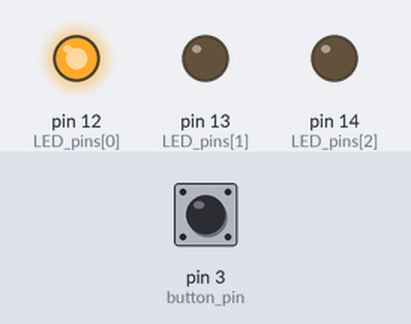
A sketch run on a simulated Arduino Uno, built for the host (arithmetic inside an expression is 32-bit, double 64-bit). Shown: output pins drawn as LEDs (lit = HIGH). The test bench sets the inputs (shaded band); at power-on: pin 3 (button_pin) LOW.

Above: at 9.4 s.
9.5 s: pin 3 (button_pin) pulled HIGH for 3.2 s
At 10.7 s:
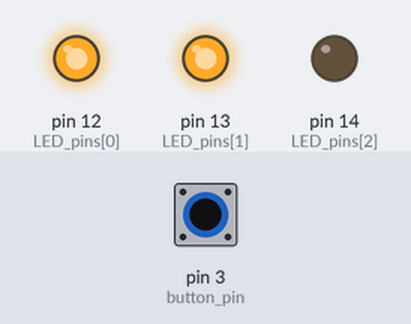
At 13.7 s:
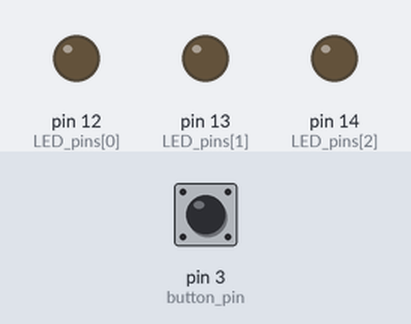
Timing chart, 0 to 23.5 s (numbered marks = the images above; inputs shaded):
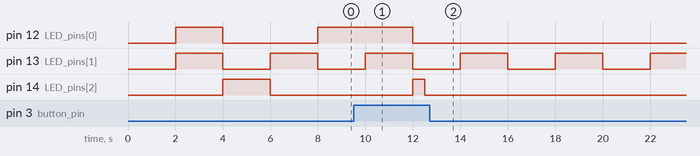

Measured:
- after the input at 9.5 s, pin 12 (LED_pins[0]): goes on until 12.0 s, then stays LOW
- by itself, pin 13 (LED_pins[1]): alternates HIGH for 2.0 s and LOW for 2.0 s

The sketch:

sol_2.ino
```cpp
uint8_t LED_pins[3] = {12, 13, 14};
uint8_t states[4][3] = {{1, 0, 0}, {1, 1, 0}, {0, 0, 1}, {0, 1, 0}};
uint8_t stage = 0;
unsigned long currentMillis = 0;
unsigned long previousMillis = 0;
uint16_t interval = 2000;
unsigned long but_cur_Millis = 0;
unsigned long but_prev_Millis = 0;
uint16_t but_interval = 3000;
int button_pin = 3;
bool button_state;
bool toggled = false;
bool flag = true;

void setup() {
  for(int i = 0; i < 3; i++){
    pinMode(LED_pins[i], OUTPUT);
  }
  pinMode(button_pin, INPUT_PULLDOWN);
}

void loop() {
  currentMillis = millis();
  if (currentMillis - previousMillis >= interval){
    if(flag){
      if(stage == 3){
        stage = 0;
      }
      else {
        stage++;
      }
      for(int i = 0; i < 3; i++){
        digitalWrite(LED_pins[i], states[stage][i]);
      }
    }
    else {
      digitalWrite(LED_pins[1], !digitalRead(LED_pins[1]));
    }
    previousMillis = currentMillis;
  }

  button_state = digitalRead(button_pin);
  if(button_state)
  {
    if(!toggled)
    {
      but_prev_Millis = millis();
    }
    else {
      but_cur_Millis = millis();
      if(but_cur_Millis - but_prev_Millis >= but_interval){
        flag = !flag;
        for(int i = 0; i < 3; i++){
          digitalWrite(LED_pins[i], false);
        }
        but_prev_Millis = but_cur_Millis;
      }
    }
    toggled = true;
  }
  else
  {
    toggled = false;
  }
}
```
